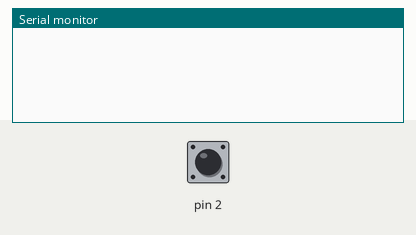
Recording of a sketch running on a simulated Arduino Uno, built with avr-gcc and run on an emulated ATmega328P. On the bench: the last lines printed to the serial monitor. The inputs (shaded band) are chosen by the test bench; at power-on: pin 2 HIGH.

Above: at 1.2 s.
1.3 s: pin 2 pulled LOW for 0.15 s
At 1.8 s:
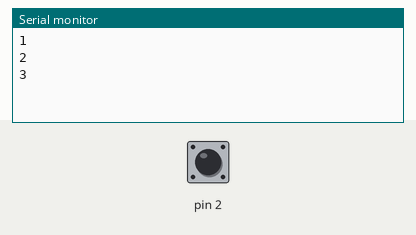
2.9 s: pin 2 pulled LOW for 1 s
At 4.3 s:
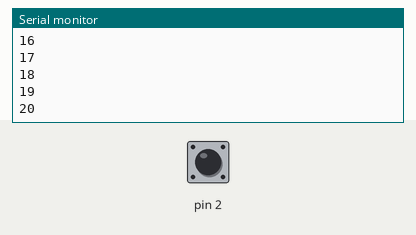
5.4 s: pin 2 pulled LOW for 3.2 s
At 9.3 s:
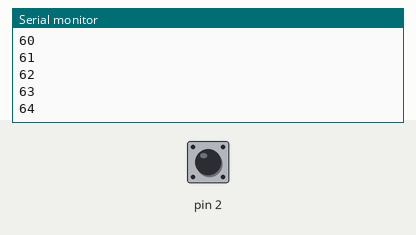
Timing chart, 0 to 10.8 s (numbered marks = the images above; inputs shaded):
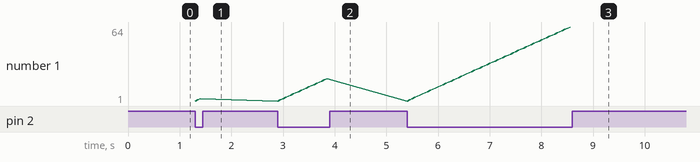

The sketch:

Act4.ino
```cpp
void setup() {
  Serial.begin(9600);
  pinMode(2, INPUT_PULLUP);
}

void loop() {
  int x = 0;
  while (digitalRead(2) == 0) {
    x++;
    Serial.println(x);
    delay(50);
  }
}
```

Measured:
- after the input at 1.3 s, the serial monitor: prints a new line at once (image 1)
- after the input at 2.9 s, the serial monitor: prints a new line after 0.15 s (image 2)
- after the input at 5.4 s, the serial monitor: prints a new line after 1.0 s (image 3)
- plotted number 1: 3 → 20 after the input at 2.9 s, 20 → 64 after the input at 5.4 s
